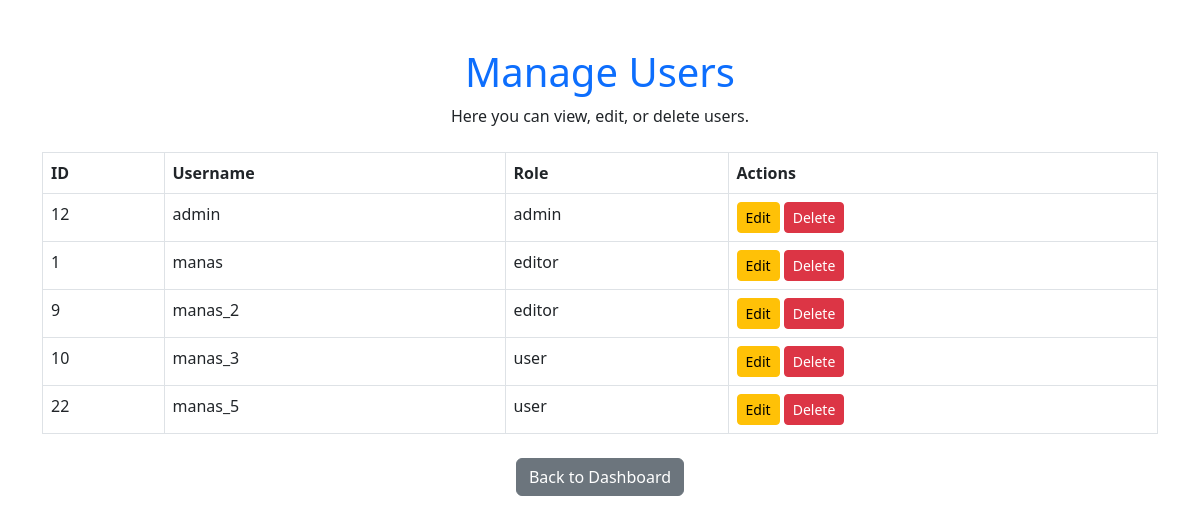
/manage_users.php (signed in), run on the app's committed database.
### tables this page shows
CREATE TABLE `users` (
  `id` int(11) NOT NULL,
  `username` varchar(50) NOT NULL,
  `password` varchar(255) NOT NULL,
  `role` enum('admin','editor','user') DEFAULT 'user'
);

### manage_users.php (the view, shortened to what this page needs)
<?php
include 'db.php';
$stmt = $conn->prepare("SELECT id, username, role FROM users ORDER BY role, username");
$stmt->execute();
$result = $stmt->get_result();
?>
<!DOCTYPE html>
<html>
<head>
    <link href="https://cdn.jsdelivr.net/npm/bootstrap@5.3.0/dist/css/bootstrap.min.css" rel="stylesheet">
</head>
<body class="container mt-5">
    <h1 class="text-center text-primary">Manage Users</h1>
    <p class="text-center">Here you can view, edit, or delete users.</p>
    <table class="table table-bordered mt-4">
        <thead>
            <tr>
                <th>ID</th>
                <th>Username</th>
                <th>Role</th>
                <th>Actions</th>
            </tr>
        </thead>
        <tbody>
            <?php while ($row = $result->fetch_assoc()): ?>
                <tr>
                    <td><?php echo htmlspecialchars($row['id']); ?></td>
                    <td><?php echo htmlspecialchars($row['username']); ?></td>
                    <td><?php echo htmlspecialchars($row['role']); ?></td>
                    <td>
                        <a href="edit_user.php?id=<?php echo $row['id']; ?>" class="btn btn-sm btn-warning">Edit</a>
                        <a href="delete_user.php?id=<?php echo $row['id']; ?>" class="btn btn-sm btn-danger" onclick="return confirm('Are you sure you want to delete this user?');">Delete</a>
                    </td>
                </tr>
            <?php endwhile; ?>
        </tbody>
    </table>
    <div class="text-center mt-4">
        <a href="admin_dashboard.php" class="btn btn-secondary">Back to Dashboard</a>
    </div>
</body>
</html>

### data on the page
users: id "12", username "admin", role "admin"
users: id "1", username "manas", role "editor"
users: id "9", username "manas_2", role "editor"
users: id "10", username "manas_3", role "user"
users: id "22", username "manas_5", role "user"
